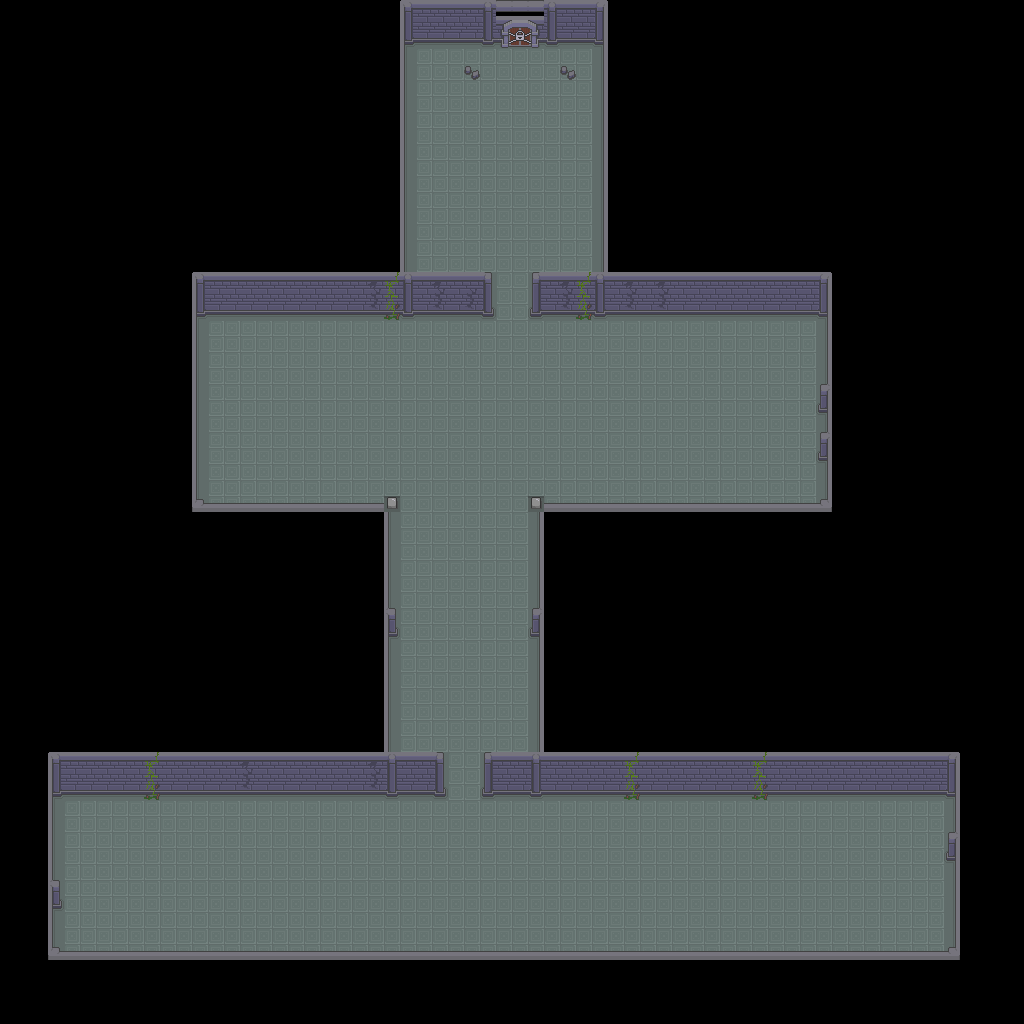

Below is a game level as drawn by its tile map, then a one-line description and the .tmx that defines it (tile-layer data replaced by summaries):
An orthogonal 64x64 tile map with 16x16 px tiles, 4 tile layers (ground, obj, ground2, ground3) and 177 objects (8x resistor, 4x control_pannel, 4x voltage_source, 3x crystal_invisibility, 3x spider, ...).

<map version="1.10" tiledversion="1.11.2" orientation="orthogonal" renderorder="right-down" width="64" height="64" tilewidth="16" tileheight="16" infinite="0" nextlayerid="16" nextobjectid="182">
 <tileset firstgid="1" name="Dungeon_Tileset" tilewidth="16" tileheight="16" tilecount="156" columns="12">
  <image source="../../../images/Top_Down_Adventure_Pack_v.1.0/Dungeon_Tileset.png" width="192" height="208" />
 </tileset>
 <layer id="13" name="ground" width="64" height="64">
  <data>[4096 cells, 1424 non-empty, 1 distinct tile ids]</data>
 </layer>
 <layer id="12" name="obj" width="64" height="64">
  <data>[4096 cells, 507 non-empty, 45 distinct tile ids]</data>
 </layer>
 <objectgroup id="11" name="fall_ground">
  <object id="23" gid="142" x="240" y="816" width="16" height="16" />
  <object id="24" gid="142" x="240" y="832" width="16" height="16" />
  <object id="25" gid="142" x="240" y="848" width="16" height="16" />
  <object id="26" gid="142" x="240" y="864" width="16" height="16" />
  <object id="27" gid="142" x="240" y="880" width="16" height="16" />
  <object id="28" gid="142" x="240" y="896" width="16" height="16" />
  <object id="29" gid="142" x="224" y="896" width="16" height="16" />
  <object id="30" gid="142" x="400" y="816" width="16" height="16" />
  <object id="31" gid="142" x="400" y="832" width="16" height="16" />
  <object id="32" gid="142" x="400" y="880" width="16" height="16" />
  <object id="33" gid="142" x="400" y="880" width="16" height="16" />
  <object id="34" gid="142" x="400" y="864" width="16" height="16" />
  <object id="35" gid="142" x="400" y="848" width="16" height="16" />
  <object id="36" gid="142" x="384" y="880" width="16" height="16" />
  <object id="37" gid="142" x="368" y="880" width="16" height="16" />
  <object id="38" gid="142" x="352" y="880" width="16" height="16" />
  <object id="39" gid="142" x="752" y="816" width="16" height="16" />
  <object id="40" gid="142" x="752" y="848" width="16" height="16" />
  <object id="41" gid="142" x="752" y="864" width="16" height="16" />
  <object id="42" gid="142" x="736" y="864" width="16" height="16" />
  <object id="43" gid="142" x="736" y="880" width="16" height="16" />
  <object id="44" gid="142" x="720" y="880" width="16" height="16" />
  <object id="45" gid="142" x="704" y="896" width="16" height="16" />
  <object id="46" gid="142" x="688" y="896" width="16" height="16" />
  <object id="47" gid="142" x="656" y="896" width="16" height="16" />
  <object id="48" gid="142" x="672" y="896" width="16" height="16" />
  <object id="49" gid="142" x="624" y="896" width="16" height="16" />
  <object id="50" gid="142" x="448" y="928" width="16" height="16" />
  <object id="51" gid="142" x="448" y="928" width="16" height="16" />
  <object id="52" gid="142" x="448" y="928" width="16" height="16" />
  <object id="53" gid="142" x="480" y="928" width="16" height="16" />
  <object id="54" gid="142" x="496" y="928" width="16" height="16" />
  <object id="55" gid="142" x="496" y="912" width="16" height="16" />
  <object id="56" gid="142" x="464" y="928" width="16" height="16" />
  <object id="57" gid="142" x="400" y="576" width="16" height="16" />
  <object id="58" gid="142" x="416" y="576" width="16" height="16" />
  <object id="59" gid="142" x="432" y="576" width="16" height="16" />
  <object id="60" gid="142" x="448" y="576" width="16" height="16" />
  <object id="61" gid="142" x="480" y="576" width="16" height="16" />
  <object id="62" gid="142" x="464" y="560" width="16" height="16" />
  <object id="63" gid="142" x="464" y="560" width="16" height="16" />
  <object id="64" gid="142" x="464" y="576" width="16" height="16" />
  <object id="65" gid="142" x="464" y="512" width="16" height="16" />
  <object id="66" gid="142" x="464" y="528" width="16" height="16" />
  <object id="67" gid="142" x="464" y="544" width="16" height="16" />
  <object id="68" gid="142" x="224" y="416" width="16" height="16" />
  <object id="69" gid="142" x="272" y="416" width="16" height="16" />
  <object id="70" gid="142" x="288" y="416" width="16" height="16" />
  <object id="71" gid="142" x="288" y="416" width="16" height="16" />
  <object id="72" gid="142" x="288" y="416" width="16" height="16" />
  <object id="73" gid="142" x="240" y="432" width="16" height="16" />
  <object id="74" gid="142" x="240" y="416" width="16" height="16" />
  <object id="75" gid="142" x="256" y="416" width="16" height="16" />
  <object id="76" gid="142" x="288" y="352" width="16" height="16" />
  <object id="77" gid="142" x="288" y="368" width="16" height="16" />
  <object id="78" gid="142" x="288" y="384" width="16" height="16" />
  <object id="79" gid="142" x="288" y="400" width="16" height="16" />
  <object id="80" gid="142" x="464" y="416" width="16" height="16" />
  <object id="81" gid="142" x="464" y="432" width="16" height="16" />
  <object id="82" gid="142" x="480" y="432" width="16" height="16" />
  <object id="83" gid="142" x="512" y="432" width="16" height="16" />
  <object id="84" gid="142" x="528" y="432" width="16" height="16" />
  <object id="85" gid="142" x="544" y="432" width="16" height="16" />
  <object id="86" gid="142" x="496" y="432" width="16" height="16" />
  <object id="87" gid="142" x="560" y="416" width="16" height="16" />
  <object id="88" gid="142" x="560" y="448" width="16" height="16" />
  <object id="89" gid="142" x="560" y="432" width="16" height="16" />
  <object id="90" gid="142" x="560" y="352" width="16" height="16" />
  <object id="91" gid="142" x="576" y="352" width="16" height="16" />
  <object id="92" gid="142" x="576" y="368" width="16" height="16" />
  <object id="93" gid="142" x="576" y="384" width="16" height="16" />
  <object id="94" gid="142" x="624" y="400" width="16" height="16" />
  <object id="95" gid="142" x="640" y="416" width="16" height="16" />
  <object id="96" gid="142" x="656" y="416" width="16" height="16" />
  <object id="97" gid="142" x="688" y="416" width="16" height="16" />
  <object id="98" gid="142" x="720" y="416" width="16" height="16" />
  <object id="99" gid="142" x="752" y="416" width="16" height="16" />
  <object id="100" gid="142" x="704" y="416" width="16" height="16" />
  <object id="101" gid="142" x="672" y="416" width="16" height="16" />
  <object id="102" gid="142" x="736" y="416" width="16" height="16" />
  <object id="103" gid="142" x="752" y="432" width="16" height="16" />
  <object id="104" gid="142" x="752" y="432" width="16" height="16" />
  <object id="105" gid="142" x="752" y="448" width="16" height="16" />
  <object id="106" gid="142" x="752" y="448" width="16" height="16" />
  <object id="107" gid="142" x="752" y="448" width="16" height="16" />
  <object id="108" gid="142" x="752" y="464" width="16" height="16" />
  <object id="109" gid="142" x="352" y="352" width="16" height="16" />
  </objectgroup>
 <objectgroup id="10" name="npc">
  <!-- 47 objects omitted --></objectgroup>
 <objectgroup id="9" name="player">
  <!-- 46 objects omitted --></objectgroup>
 <objectgroup id="8" name="iron_gate">
  <!-- 45 objects omitted --></objectgroup>
 <objectgroup id="7" name="door">
  <!-- 41 objects omitted --></objectgroup>
 <objectgroup id="6" name="attention_point" />
 <objectgroup id="5" name="attention_points" />
 <objectgroup id="4" name="areas_dialog">
  <!-- 40 objects omitted --></objectgroup>
 <objectgroup id="3" name="itens">
  <!-- 39 objects omitted --></objectgroup>
 <layer id="2" name="ground2" width="64" height="64">
  <data>[4096 cells, 0 non-empty, 0 distinct tile ids]</data>
 </layer>
 <layer id="1" name="ground3" width="64" height="64">
  <data>[4096 cells, 0 non-empty, 0 distinct tile ids]</data>
 </layer>
 <objectgroup id="14" name="enemy_routes">
  <!-- 19 objects omitted --></objectgroup>
 <objectgroup id="15" name="enemies">
  <!-- 4 objects omitted --></objectgroup>
</map>
<!-- 90 of 177 objects omitted -->
